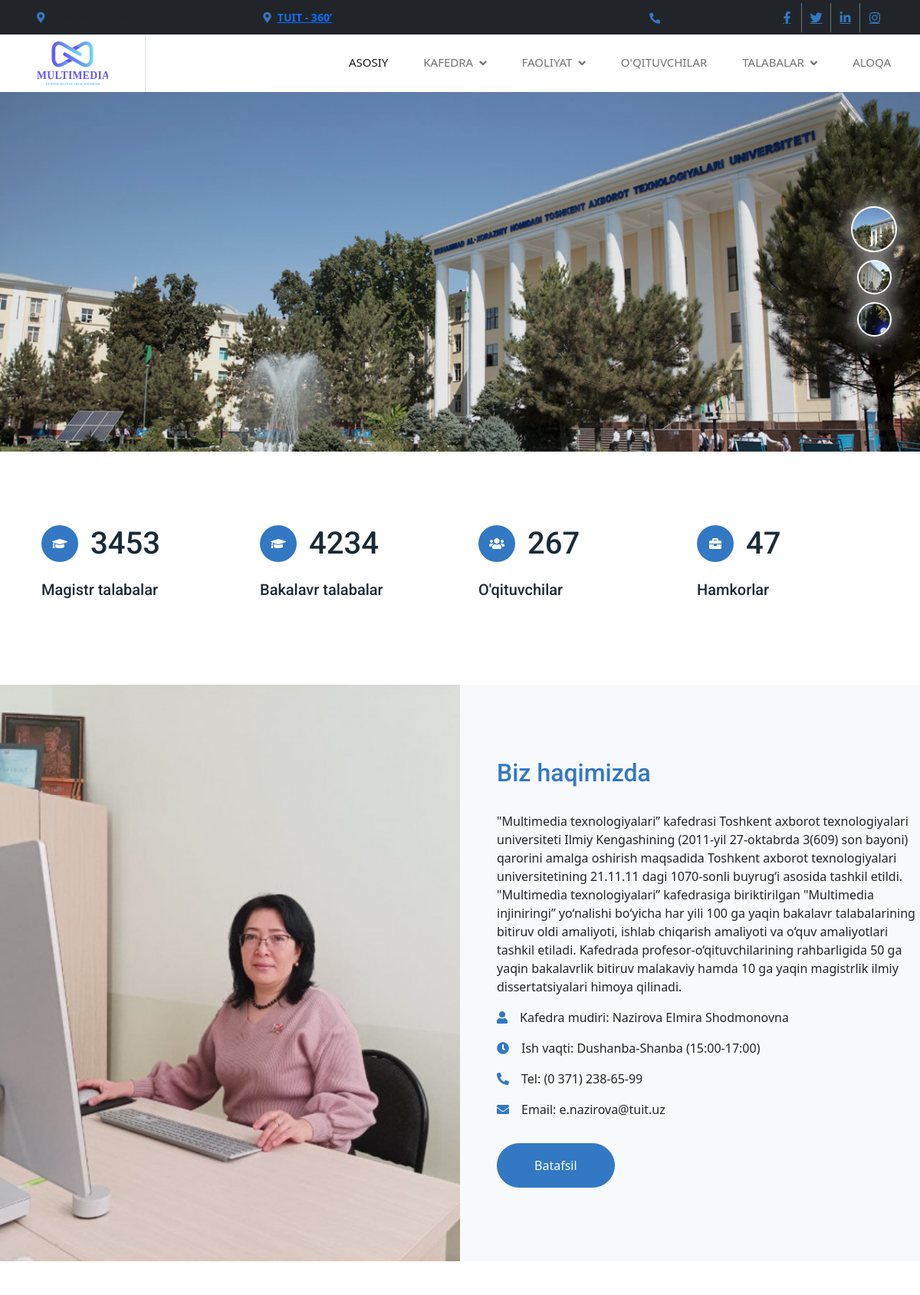
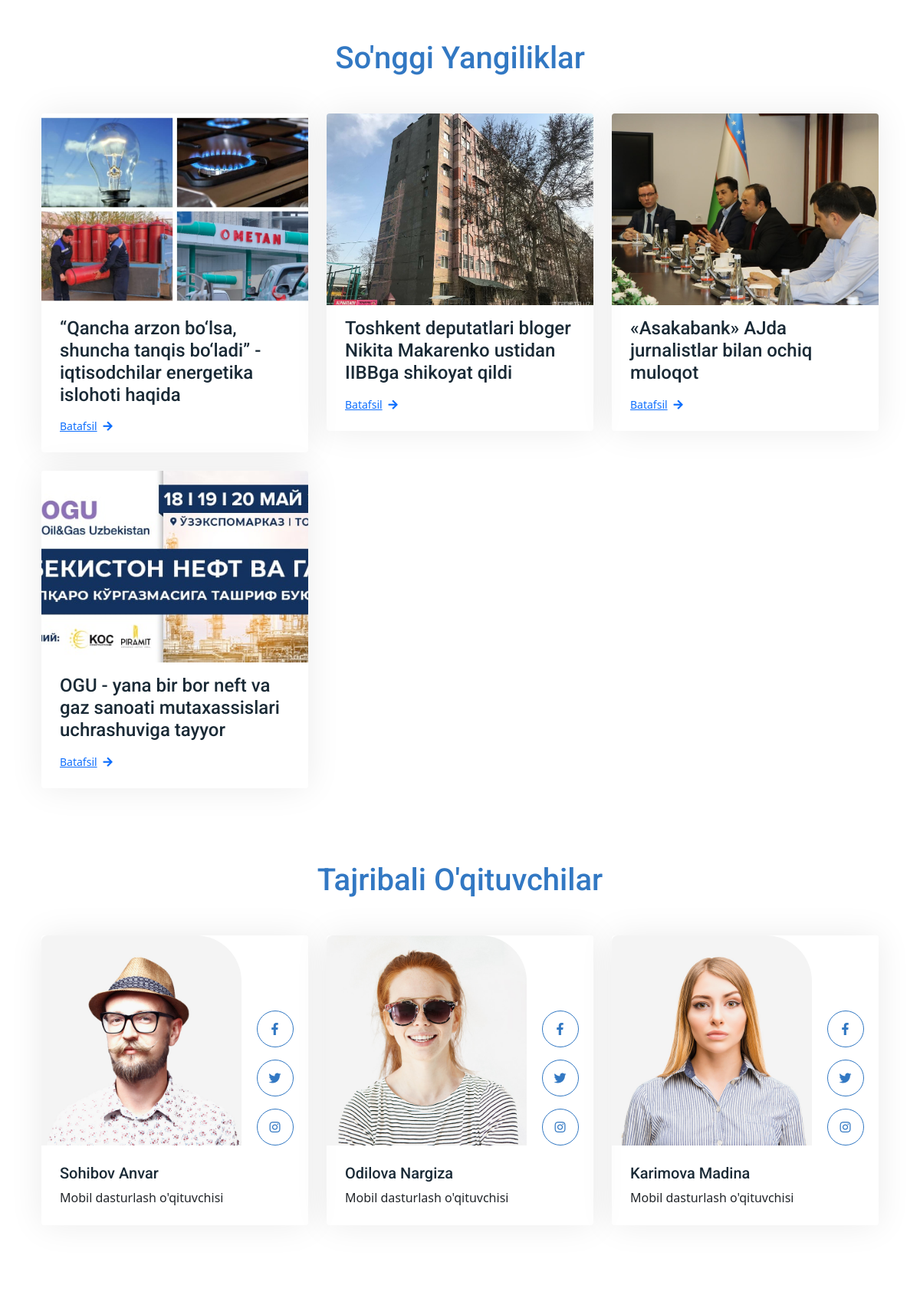
The page / (upper part) on the database its author committed (2 pictures, top to bottom).
### main/models.py (models this page shows, shortened)
class Category(models.Model):
    title=models.CharField(max_length=200)
    category_image=models.ImageField(upload_to='imgs/')
    class Meta:
        verbose_name_plural ='Categories'

class News(models.Model):
    category=models.ForeignKey(Category,on_delete=models.CASCADE)
    title=models.CharField(max_length=300)
    image=models.ImageField(upload_to='Imgs')
    detail=models.TextField()
    add_time=models.DateTimeField(auto_now_add=True)
    class Meta:
        verbose_name_plural ='News'

### main/views.py (the view)
# urls.py: path('',views.home,name='home'),
def home(request):
    first_news=News.objects.first()
    three_news=News.objects.all()[1:4]
    three_categories=Category.objects.all()[0:3]
    return render(request, 'home.html',{
        'first_news':first_news,
        'three_news':three_news,
        'three_categories':three_categories
    })

### main/templates/home.html (shortened to what this page needs)
{% extends 'base.html' %}
{% block content%}
<div class="container-fluid p-0 pb-5 wow fadeIn" data-wow-delay="0.1s">
	<div class="owl-carousel header-carousel position-relative">
		<div class="owl-carousel-item position-relative" data-dot="<img src='/media/img/tuit_slide_one.jpg'>">
			<img class="img-fluid" src="/media/img/tuit_slide_one.jpg" alt="">
			<div class="owl-carousel-inner">
			</div>
		</div>
	</div>
</div>
<div class="container-xxl py-5">
	<div class="container">
		<div class="row g-5">
			<div class="col-md-6 col-lg-3 wow fadeIn" data-wow-delay="0.1s">
				<div class="d-flex align-items-center mb-4">
					<div class="btn-lg-square bg-primary rounded-circle me-3">
						<i class="fa fa-graduation-cap text-white"></i>
					</div>
					<h1 class="mb-0" data-toggle="counter-up">3453</h1>
				</div>
				<h5 class="mb-3">Magistr talabalar</h5>
			</div>
			<div class="col-md-6 col-lg-3 wow fadeIn" data-wow-delay="0.3s">
				<div class="d-flex align-items-center mb-4">
					<div class="btn-lg-square bg-primary rounded-circle me-3">
						<i class="fa fa-graduation-cap text-white"></i>
					</div>
					<h1 class="mb-0" data-toggle="counter-up">4234</h1>
				</div>
				<h5 class="mb-3">Bakalavr talabalar</h5>
			</div>
			<div class="col-md-6 col-lg-3 wow fadeIn" data-wow-delay="0.5s">
				<div class="d-flex align-items-center mb-4">
					<div class="btn-lg-square bg-primary rounded-circle me-3">
						<i class="fa fa-users text-white"></i>
					</div>
					<h1 class="mb-0" data-toggle="counter-up">267</h1>
				</div>
				<h5 class="mb-3">O'qituvchilar</h5>
			</div>
			<div class="col-md-6 col-lg-3 wow fadeIn" data-wow-delay="0.7s">
				<div class="d-flex align-items-center mb-4">
					<div class="btn-lg-square bg-primary rounded-circle me-3">
						<i class="fa fa-briefcase text-white"></i>
					</div>
					<h1 class="mb-0" data-toggle="counter-up">47</h1>
				</div>
				<h5 class="mb-3">Hamkorlar</h5>
			</div>
		</div>
	</div>
</div>
<link rel="stylesheet" href="https://use.fontawesome.com/releases/v5.13.0/css/all.css"
 />
<div class="container-fluid bg-light overflow-hidden my-5 px-lg-0">
	<div class="container about px-lg-0">
		<div class="row g-0 mx-lg-0">
			<div class="col-lg-6 ps-lg-0 wow fadeIn" data-wow-delay="0.1s" style="min-height: 400px;">
				<div class="position-relative h-100">
					<img class="position-absolute img-fluid w-100 h-100" src="/media/img/rektor.jpg"
						style="object-fit: cover;" alt="">
				</div>
			</div>
			<div class="col-lg-6 about-text py-5 wow fadeIn" data-wow-delay="0.5s">
				<div class="p-lg-5 pe-lg-0">
					<h6 class="text-primary" style="font-size: 2rem; margin-bottom: 2rem;">Biz haqimizda</h6>
					<p>"Multimedia texnologiyalari” kafedrasi Toshkent axborot texnologiyalari
						universiteti Ilmiy Kengashining
						(2011-yil 27-oktabrda 3(609) son bayoni) qarorini amalga oshirish maqsadida Toshkent axborot
						texnologiyalari
						universitetining 21.11.11 dagi 1070-sonli buyrug‘i asosida tashkil etildi.
						"Multimedia texnologiyalari” kafedrasiga biriktirilgan "Multimedia injiniringi” yo‘nalishi
						bo‘yicha har
						yili
						100 ga yaqin bakalavr talabalarining bitiruv oldi amaliyoti, ishlab chiqarish amaliyoti va
						o‘quv
						amaliyotlari tashkil etiladi. Kafedrada profesor-o‘qituvchilarining rahbarligida 50 ga yaqin
						bakalavrlik
						bitiruv malakaviy hamda 10 ga yaqin magistrlik ilmiy dissertatsiyalari himoya qilinadi.</p>
					<p><i class="fa fa-user text-primary me-3"></i>Kafedra mudiri: Nazirova Elmira Shodmonovna</p>
					<p><i class="fa fa-clock text-primary me-3"></i>Ish vaqti: Dushanba-Shanba (15:00-17:00)</p>
					<p><i class="fa fa-phone-alt text-primary me-3"></i>Tel: (0 371) 238-65-99</p>
					<p><i class="fa fa-envelope text-primary me-3"></i>Email: e.nazirova@tuit.uz</p>
					<a href="/kafedra" class="btn btn-primary rounded-pill py-3 px-5 mt-3">Batafsil</a>
				</div>
			</div>
		</div>
	</div>
</div>
<div class="container-xxl py-5">
	{% for category in three_categories %}
	<div class="container">
		<div class="text-center mx-auto mb-5 wow fadeInUp" data-wow-delay="0.1s" style="max-width: 600px;">
			<h1 class="text-primary">So'nggi Yangiliklar</h1>
		</div>
		<div class="row g-4">
			{% for news in category.news_set.all %}
			{% if forloop.counter < 5 %}
			<div class="col-md-6 col-lg-4 wow fadeInUp" data-wow-delay="0.1s">
				<div class="service-item rounded overflow-hidden">
					<img class="img-fluid" src="/media/{{news.image}}" alt="{{news.title}}" style="height: 250px; width: 400px;object-fit: cover;">
					<div class="position-relative p-4 pt-0">
						<h4 class="my-3">{{news.title}}</h4>
						<a class="small fw-medium" href="/detail/{{news.id}}">Batafsil<i
								class="fa fa-arrow-right ms-2"></i></a>
					</div>
				</div>
			</div>
			{% endif %}
			{% endfor %}
		</div>
		{% endfor %}
	</div>
</div>
<div class="container-xxl py-5">
	<div class="container">
		<div class="text-center mx-auto mb-5 wow fadeInUp" data-wow-delay="0.1s" style="max-width: 600px;">
			<h1 class="text-primary">Tajribali O'qituvchilar</h1>
		</div>
		<div class="row g-4">
			<div class="col-lg-4 col-md-6 wow fadeInUp" data-wow-delay="0.1s">
				<div class="team-item rounded overflow-hidden">
					<div class="d-flex">
						<img class="img-fluid w-75" src="/media/img/author-image1.jpg" alt="">
						<div class="team-social w-25">
							<a class="btn btn-lg-square btn-outline-primary rounded-circle mt-3" href=""><i
									class="fab fa-facebook-f"></i></a>
							<a class="btn btn-lg-square btn-outline-primary rounded-circle mt-3" href=""><i
									class="fab fa-twitter"></i></a>
							<a class="btn btn-lg-square btn-outline-primary rounded-circle mt-3" href=""><i
									class="fab fa-instagram"></i></a>
						</div>
					</div>
					<div class="p-4">
						<h5>Sohibov Anvar</h5>
						<span>Mobil dasturlash o'qituvchisi</span>
					</div>
				</div>
			</div>
			<div class="col-lg-4 col-md-6 wow fadeInUp" data-wow-delay="0.3s">
				<div class="team-item rounded overflow-hidden">
					<div class="d-flex">
						<img class="img-fluid w-75" src="/media/img/author-image2.jpg" alt="">
						<div class="team-social w-25">
							<a class="btn btn-lg-square btn-outline-primary rounded-circle mt-3" href=""><i
									class="fab fa-facebook-f"></i></a>
							<a class="btn btn-lg-square btn-outline-primary rounded-circle mt-3" href=""><i
									class="fab fa-twitter"></i></a>
							<a class="btn btn-lg-square btn-outline-primary rounded-circle mt-3" href=""><i
									class="fab fa-instagram"></i></a>
						</div>
					</div>
					<div class="p-4">
						<h5>Odilova Nargiza</h5>
						<span>Mobil dasturlash o'qituvchisi</span>
					</div>
				</div>
			</div>
			<div class="col-lg-4 col-md-6 wow fadeInUp" data-wow-delay="0.5s">
				<div class="team-item rounded overflow-hidden">
					<div class="d-flex">
						<img class="img-fluid w-75" src="/media/img/author-image3.jpg" alt="">
						<div class="team-social w-25">
							<a class="btn btn-lg-square btn-outline-primary rounded-circle mt-3" href=""><i
									class="fab fa-facebook-f"></i></a>
							<a class="btn btn-lg-square btn-outline-primary rounded-circle mt-3" href=""><i
									class="fab fa-twitter"></i></a>
							<a class="btn btn-lg-square btn-outline-primary rounded-circle mt-3" href=""><i
									class="fab fa-instagram"></i></a>
						</div>
					</div>
					<div class="p-4">
						<h5>Karimova Madina</h5>
						<span>Mobil dasturlash o'qituvchisi</span>
					</div>
				</div>
			</div>
		</div>
	</div>
</div>
<div class="container-xxl py-5">
</div>
{% endblock%}

### main/templates/base.html (shortened to what this page needs)
{% load static %}
{% load bootstrap5 %}
{% bootstrap_css %}
{% load sass_tags %}
<!DOCTYPE html>
<html lang="en">
<head>
  <link href="https://cdnjs.cloudflare.com/ajax/libs/font-awesome/5.10.0/css/all.min.css" rel="stylesheet">
  <link href="https://cdn.jsdelivr.net/npm/bootstrap-icons@1.4.1/font/bootstrap-icons.css" rel="stylesheet">
  <link rel="stylesheet" href="{% static  'vendor/lib/animate/animate.min.css' %}">
  <link rel="stylesheet" href="{% static  'vendor/lib/owlcarousel/assets/owl.carousel.min.css' %}">
  <link rel="stylesheet" href="{% static  'vendor/lib/lightbox/css/lightbox.min.css' %}">
  <link rel="stylesheet" href="{% static  'vendor/css/bootstrap.min.css' %}">
  <link rel="stylesheet" href="{% static  'vendor/css/style.css' %}">
  <link href="https://cdn.jsdelivr.net/npm/bootstrap@5.0.2/dist/css/bootstrap.min.css" rel="stylesheet"
>
  <link href="{% sass_src 'vendor/scss/bootstrap.scss' %}" rel="stylesheet" type="text/css" />
</head>
<body>
  <div class="container-fluid bg-dark p-0">
    <div class="row gx-0 d-none d-lg-flex">
      <div class="col-lg-7 px-5 text-start">
        <div class="h-100 d-inline-flex align-items-center me-4">
          <small class="fa fa-map-marker-alt text-primary me-2"></small>
          <small>Amir Temur Shox k, Toshkent sh, O'ZB</small>
        </div>
        <div class="h-100 d-inline-flex align-items-center me-4">
          <small class="fa fa-map-marker-alt text-primary me-2"></small>
          <small><a target="_blank" href="http://360.tuit.uz/">
              <span><b>TUIT - 360’</b></span>
            </a></small>
        </div>
        <div class="h-100 d-inline-flex align-items-center">
          <small>Du - Shan : 09.00 AM - 09.00 PM</small>
        </div>
      </div>
      <div class="col-lg-5 px-5 text-end">
        <div class="h-100 d-inline-flex align-items-center me-4">
          <small class="fa fa-phone-alt text-primary me-2"></small>
          <small>+998 94 292 22 62</small>
        </div>
        <div class="h-100 d-inline-flex align-items-center mx-n2">
          <a class="btn btn-square btn-link rounded-0 border-0 border-end border-secondary" href=""><i
              class="fab fa-facebook-f"></i></a>
          <a class="btn btn-square btn-link rounded-0 border-0 border-end border-secondary" href=""><i
              class="fab fa-twitter"></i></a>
          <a class="btn btn-square btn-link rounded-0 border-0 border-end border-secondary" href=""><i
              class="fab fa-linkedin-in"></i></a>
          <a class="btn btn-square btn-link rounded-0" href=""><i class="fab fa-instagram"></i></a>
        </div>
      </div>
    </div>
  </div>
  <nav class="navbar navbar-expand-lg bg-white navbar-light sticky-top p-0">
    <a href="index.html" class="navbar-brand d-flex align-items-center border-end px-4 px-lg-5">
      <svg xmlns="http://www.w3.org/2000/svg" xmlns:xlink="http://www.w3.org/1999/xlink" width="93" height="421.613"
        viewBox="0 0 678 421.613">
        <g id="Group_18" data-name="Group 18" transform="translate(-3558 -1051.387)">
          <text id="MULTIMEDIA" transform="translate(3897 1407)" fill="#6458f0" font-size="100"
            font-family="Montserrat-Bold, Montserrat" font-weight="700" letter-spacing="0.02em">
            <tspan x="-338.85" y="0">MULTIMEDIA</tspan>
          </text>
        </g>
      </svg>
    </a>
    <div class="collapse navbar-collapse" id="navbarCollapse">
      <div class="navbar-nav ms-auto p-4 p-lg-0">
        <a href="/" class="nav-item nav-link active">Asosiy</a>
        <div class="nav-item dropdown">
          <a href="/kafedra" class="nav-link dropdown-toggle" data-bs-toggle="dropdown">Kafedra</a>
        </div>
        <div class="nav-item dropdown">
          <a href="/faoliyat" class="nav-link dropdown-toggle" data-bs-toggle="dropdown">Faoliyat</a>
        </div>
        <a href="/all-teachers" class="nav-item nav-link">O'qituvchilar</a>
        <div class="nav-item dropdown">
          <a href="/all-students" class="nav-link dropdown-toggle" data-bs-toggle="dropdown">Talabalar</a>
        </div>
        <a href="/contact" class="nav-item nav-link">Aloqa</a>
      </div>
    </div>
  </nav>
  {% block content %}
  {% endblock%}
</body>
</html>

### main/templates/base.html (style rules this page uses)
.text-primary { color: #3278c3 !important }
a { color: #0d6efd; }
.btn-link { color: #3278c3; }
.bg-primary { background-color: #3278c3 !important; }
.btn-primary { color: #000; background-color: #3278c3; border-color: #3278c3; }
.btn-outline-primary { color: #3278c3; border-color: #3278c3; }
.btn-square, .btn-sm-square, .btn-lg-square { padding: 0; display: flex; align-items: center; justify-content: center; font-weight: normal; }

### rows shown on the page
News: image (picture), title "“Qancha arzon bo‘lsa, shuncha tanqis bo‘ladi” - iqtisodchilar energetika islohoti haqida"
News: image (picture), title "Toshkent deputatlari bloger Nikita Makarenko ustidan IIBBga shikoyat qildi"
News: image (picture), title "«Asakabank» AJda jurnalistlar bilan ochiq muloqot"
News: image (picture), title "OGU - yana bir bor neft va gaz sanoati mutaxassislari uchrashuviga tayyor"
